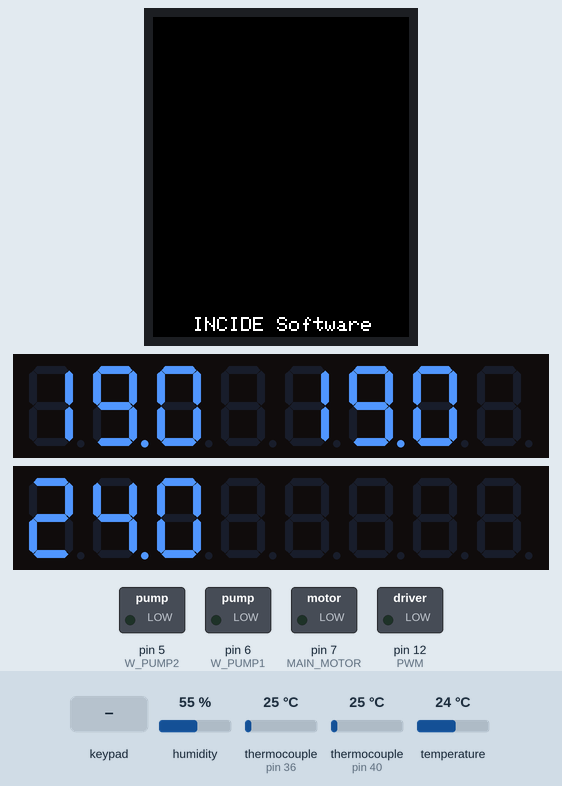
This sketch was run on a simulated Arduino Mega 2560, built with avr-gcc and run on an emulated ATmega2560. On the bench: 128×160 colour display, 2 × 8-digit seven-segment display, switched loads named in the sketch (green lamp = pin HIGH). The test bench sets the inputs (shaded band); at power-on: temperature 24 °C, thermocouple (sensors on pin 36, pin 40) 25 °C, humidity 55 %.

Above: at 2.5 s.
2.6 s: key 'A' pressed
At 2.9 s:
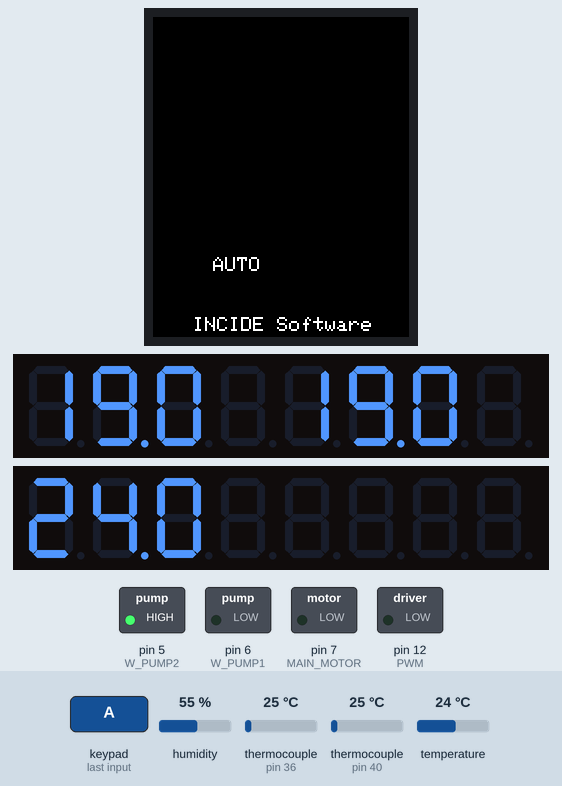
10.1 s: temperature set to 21 °C
At 15.6 s:
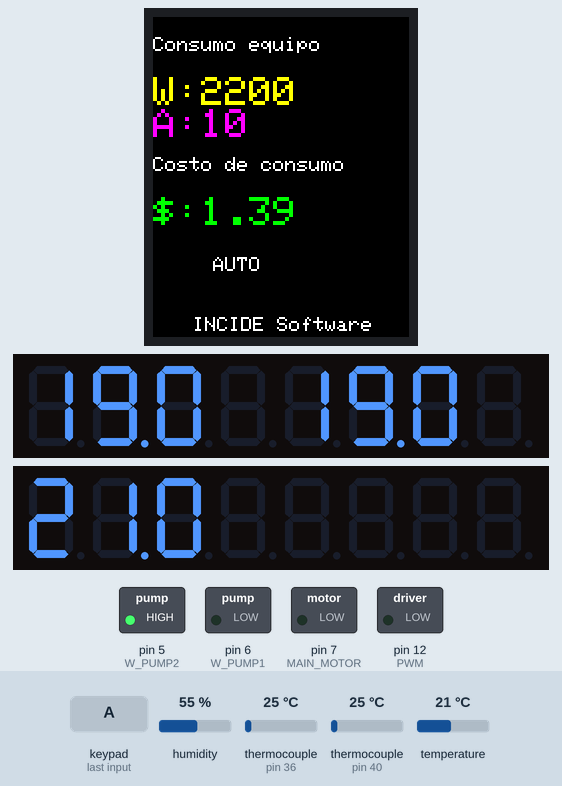
16.7 s: temperature set to 18 °C
At 20.2 s:
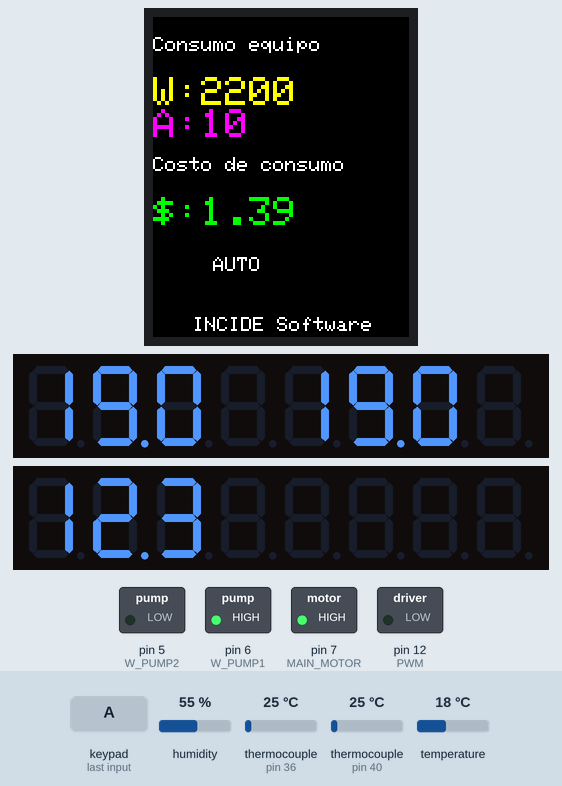
24.2 s: thermocouple (sensor on pin 36) set to 71 °C
At 25.5 s:
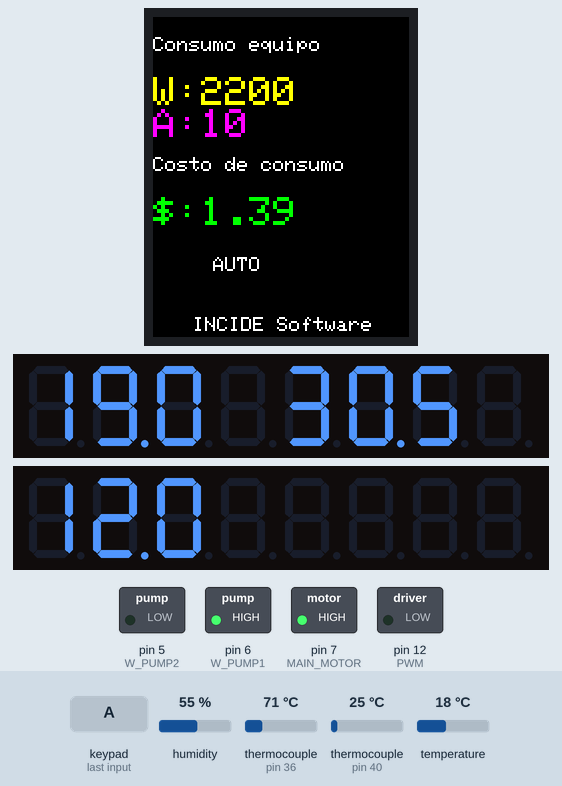
29.6 s: thermocouple (sensor on pin 36) set to 79 °C
At 32.8 s:
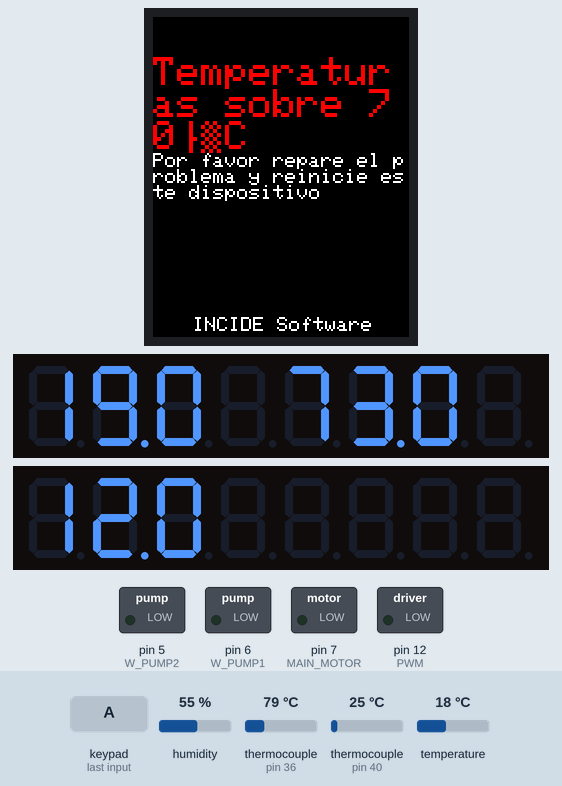
37.1 s: thermocouple (sensor on pin 40) set to 2 °C
At 39.5 s:
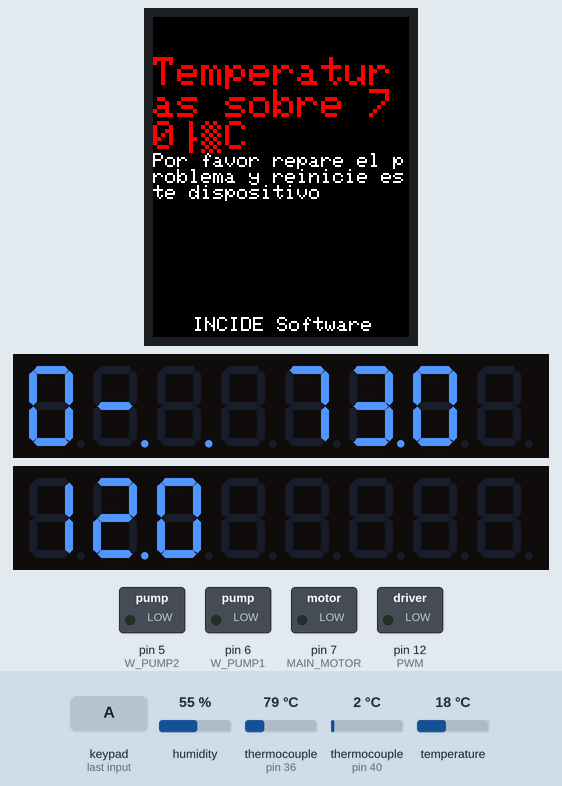
Timing chart, 0 to 92.1 s (numbered marks = the images above; inputs shaded):
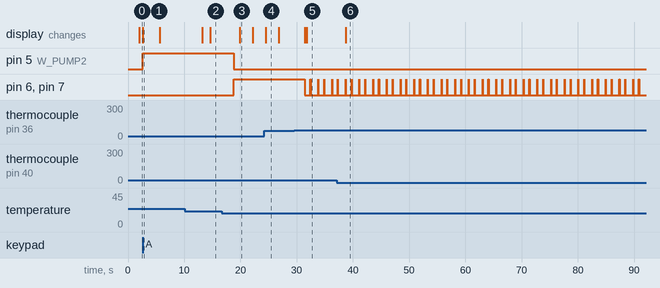

The sketch:

Vector-2_34.ino
```cpp
// Software de control para máquina de Vector
// Creado por Carlos Fiebig Cosmelli - cffiebigc@gmail.com

#include <Adafruit_GFX.h>
#include <Adafruit_ST7735.h>
#include <SPI.h>
#include <Keypad.h>
#include "max6675.h"
#include "LedControl.h"
#include "DHT.h"

#define TFT_CS      53  //10  // gris:      CS  53 (ss)
#define TFT_RST     48  //9   // amarillo:  RST 48
#define TFT_DC      49  //8   // verde:     A0  49
#define TFT_SCLK    52  //13  // lila:      SCK 52 (sck)
#define TFT_MOSI    51  //11  // azul:      SDA 51 (mosi)
#define MAIN_MOTOR  7       //digitalWrite(MAIN_MOTOR, HIGH);       Enciende motor principal
#define W_PUMP1     6       //digitalWrite(W_PUMP1, HIGH);          Enciende bomba de agua 1
#define W_PUMP2     5       //digitalWrite(W_PUMP2, HIGH);          Enciende bomba de agua 2
#define PWM         12      //analogWrite(PWM, 0); // Rango 0-255   PWM para control del variador de frecuencia
#define CURRENT     1
#define DHTPIN      8
#define DHTTYPE     DHT11

DHT dht(DHTPIN, DHTTYPE);

// display digitos en pines (2 CLK, 4 CS, 3 DIN , numero de dispositivos)
LedControl lc = LedControl(3, 2, 4, 2);

const byte ROWS = 4;
const byte COLS = 4;
char hexaKeys[ROWS][COLS] = {{'1', '2', '3', 'A'},{'4', '5', '6', 'B'},{'7', '8', '9', 'C'},{'*', '0', '#', 'D'}};
byte rowPins[ROWS] = {23, 24, 25, 26};
byte colPins[COLS] = {27, 28, 29, 30};

Adafruit_ST7735 tft = Adafruit_ST7735(TFT_CS,  TFT_DC, TFT_RST);
Keypad keypad = Keypad( makeKeymap(hexaKeys), rowPins, colPins, ROWS, COLS);

MAX6675 thermocoupleMotorE(41, 40, 39); // MAX6675 thermocouple1(thermoCLK, thermoCS1, thermoDO);
MAX6675 thermocoupleMotorS(37, 36, 35); // MAX6675 thermocoupleTermo(45, 44, 43); MAX6675 thermocouple4(33, 32, 31);

double tcMotorE, price, tcMotorS, Irms, tCasa = 0;
boolean showTemp, showPwr, setPrice, funcionando, motor, wp1, wp2 = false;
boolean calentar = true;
unsigned long refreshTime = 0;
double kwatt = 2.2;
double priceKWS = 162.19;
double prevTemp1, prevTemp2, prevTemp3 = 0;
double offset1, offset2, offset3 = 0;
boolean stabilize = false;

void setup(void) {
  initialSetup();
}

void loop() {
  // Pregunta de seguridad ¿las temperaturas se mantienen bajo los 70°C ?
  if(tcMotorS > 70 || tcMotorE > 70){
    turnOffEverything();
    resetScreen();
    alarmScreen();
  }
  // Modo automático
  if(funcionando){
    if(calentar && tCasa < 24){
      heatWater();
    } else if(!calentar && tCasa < 20) {
      calentar = true;
    } else {
      calentar = false;
      recirculate();
    }
  }
  //lee del teclado
  char customKey = keypad.getKey();
  // lee las temperaturas de las termocuplas cada 180ms y acumula para entregar dato normado
  if(millis() > refreshTime){
    readTemperatures();
    refreshTime = millis() + 180;
  }
  // muestra en pantalla las temperaturas y las refresca cada 2 segundos
  if (showTemp){
    setTemperature();
    refreshTime = millis() + 1000;
    showTemp = false;
  }
  // muestra pantalla de consumo eléctrico y refresca cada 2 segundos
  if (millis() > refreshTime) {
    deleteIRMS();
    writeIRMS();
    refreshTime = millis() + 2000;
  }
  // pregunta de seguridad en el refresco, asegura que la tasa de refresco no sobrepase los 2,5 segundos
  if (refreshTime > millis() + 2500) {
    refreshTime = 0;
  }
}
```

actions.ino
```cpp
void heatWater(){
  // Enciende Máquina para calentar agua y recirculación solo con termo
  motor = wp1 = true;
  wp2 = false;
  digitalWrite(MAIN_MOTOR, HIGH);
  digitalWrite(W_PUMP1, HIGH);
  // Apaga recirculación CASA
  digitalWrite(W_PUMP2, LOW);
  if (stabilize){
    double sum1 = thermocoupleMotorE.readCelsius()-6;
    double sum2 = thermocoupleMotorS.readCelsius()-6;
    double sum3 = tCasa = dht.readTemperature();
    offset1 = prevTemp1 - sum1;
    offset2 = prevTemp2 - sum2;
    offset3 = prevTemp3 - sum3;
    stabilize = false;
  }
}

void recirculate(){
  // Apaga Máquina para calentar agua y recircula a Casa
  motor = wp1 = false;
  wp2 = true;
  digitalWrite(MAIN_MOTOR, LOW);
  digitalWrite(W_PUMP1, LOW);
  // Apaga recirculación CASA
  digitalWrite(W_PUMP2, HIGH);
}

void turnOffEverything(){
  motor = wp1 = wp2 = false;
  digitalWrite(MAIN_MOTOR, LOW);
  digitalWrite(W_PUMP1, LOW);
  digitalWrite(W_PUMP2, LOW);
}

void initialSetup(){
  dht.begin();
  pinMode(MAIN_MOTOR, OUTPUT);
  pinMode(W_PUMP1, OUTPUT);
  pinMode(W_PUMP2, OUTPUT);
  pinMode(PWM, OUTPUT);
  keypad.addEventListener(keypadEvent);
  tft.initR(INITR_BLACKTAB);  // Fill black
  resetScreen(); // pantalla a negro con letras de incide en el final
  lc.shutdown(0, false);
  lc.setIntensity(0, 15); // Set brightness level (0 is min, 15 is max)
  lc.clearDisplay(0);
  lc.shutdown(1, false);
  lc.setIntensity(1, 15);
  lc.clearDisplay(1);
  delay(500);
}
```

displayTFT.ino
```cpp
// Software de control para máquina de Vector
// Creado por Carlos Fiebig Cosmelli - cffiebigc@gmail.com

void resetScreen() {
  tft.fillScreen(ST7735_BLACK);
  tft.setTextColor(ST7735_WHITE);
  tft.setCursor(20, 150);
  tft.setTextSize(0);
  tft.print("INCIDE Software");
  tft.setTextSize(1);
  tft.setCursor(0, 10);
}

void alarmScreen() {
  tft.setTextColor(ST7735_RED);
  tft.setCursor(0, 20);
  tft.setTextSize(2);
  tft.println("Temperaturas sobre 70°C");
  tft.setTextSize(1);
  tft.setTextColor(ST7735_WHITE);
  tft.print("Por favor repare el problema y reinicie este dispositivo");
}

void writeMotorStatus(){
  if(motor){
    tft.drawChar(100, 10, 'M', ST7735_WHITE, ST7735_BLACK, 2);
  }
  else{
    tft.drawChar(100, 10, 'M', ST7735_BLACK, ST7735_BLACK, 2);
  }
}

void writeWP1Status(){
  if(wp1){
    tft.drawChar(100, 20, '1', ST7735_WHITE, ST7735_BLACK, 2);
  }
  else{
    tft.drawChar(100, 20, '1', ST7735_BLACK, ST7735_BLACK, 2);
  }
}

void writeWP2Status(){
  if(wp2){
    tft.drawChar(100, 30, '2', ST7735_WHITE, ST7735_BLACK, 2);
  }
  else{
    tft.drawChar(100, 30, '2', ST7735_BLACK, ST7735_BLACK, 2);
  }
}

void printStatus(){
  if(funcionando){
    tft.setCursor(30, 120);
    tft.setTextColor(ST7735_WHITE);
    tft.print("AUTO");
  }
  else{
    tft.setCursor(30, 120);
    tft.setTextColor(ST7735_BLACK);
    tft.print("AUTO");
  }
}
```

irms.ino
```cpp
// Software de control para máquina de Vector
// Creado por Carlos Fiebig Cosmelli - cffiebigc@gmail.com

void writeIRMS() {
  if (showPwr)
    price = 162.19*2.2/3600*(millis()/1000);
  tft.setCursor(0, 10);
  tft.setTextSize(1);
  tft.setTextColor(ST7735_WHITE);
  tft.print("Consumo equipo");
  tft.setCursor(0, 30);
  tft.setTextSize(2);
  tft.setTextColor(ST7735_YELLOW);
  tft.print("W:");
  tft.println("2200"); // Apparent power W
  tft.setTextColor(ST7735_MAGENTA);
  tft.print("A:");
  tft.print("10"); // A
  tft.setCursor(0, 70);
  tft.setTextSize(1);
  tft.setTextColor(ST7735_WHITE);
  tft.print("Costo de consumo");
  tft.setCursor(0, 90);
  tft.setTextSize(2);
  tft.setTextColor(ST7735_GREEN);
  tft.print("$:");
  tft.print(price);
}

void deleteIRMS() {
  tft.fillRect(20, 85 , 100, 25, ST7735_BLACK);
}
```

temperature.ino
```cpp
// Software de control para máquina de Vector
// Creado por Carlos Fiebig Cosmelli - cffiebigc@gmail.com
int counter = 1;
double sum1, sum2, sum3 = 0;
int prom = 8;

void readTemperatures(){
  sum1 += thermocoupleMotorE.readCelsius()-6;
  sum2 += thermocoupleMotorS.readCelsius()-6;
  sum3 += tCasa = dht.readTemperature();
  if (counter == prom){
    tcMotorE = (sum1/prom) - offset1;
    tcMotorS = (sum2/prom) - offset2;
    tCasa = (sum3/prom) - offset3;
    counter = 0;
    sum1 = sum2 = sum3 = 0;
    showTemp = true;
  }
  counter++;
}

void setTemperature() {
  String str;
  // Arriba a la IZQ
  char res2[5];
  str = String(tcMotorE);
  str.toCharArray(res2, 5);
  if(tcMotorE < 10){
    lc.setChar(0,7,0, false);
    lc.setChar(0,6,res2[0], true);
    lc.setChar(0,5,res2[2], false);
  }
  else {
    lc.setChar(0,7,res2[0], false);
    lc.setChar(0,6,res2[1], true);
    lc.setChar(0,5,res2[3], false);
  }

  // Arriba a la DER
  char res1[5];
  str = String(tcMotorS);
  str.toCharArray(res1, 5);
  if(tcMotorS < 10){
    lc.setChar(0,3,0, false);
    lc.setChar(0,2,res1[0], true);
    lc.setChar(0,1,res1[2], false);
  }else {
    lc.setChar(0,3,res1[0], false);
    lc.setChar(0,2,res1[1], true);
    lc.setChar(0,1,res1[3], false);
  }

  // Abajo a la IZQ
  char res4[5];
  str = String(tCasa);
  str.toCharArray(res4, 5);
  if(tCasa < 10) {
    lc.setChar(1,7,0, false);
    lc.setChar(1,6,res4[0], true);
    lc.setChar(1,5,res4[2], false);
  }
  else {
    lc.setChar(1,7,res4[0], false);
    lc.setChar(1,6,res4[1], true);
    lc.setChar(1,5,res4[3], false);
  }
}
```

keypad.ino
```cpp
// Software de control para máquina de Vector
// Creado por Carlos Fiebig Cosmelli - cffiebigc@gmail.com

void keypadEvent(KeypadEvent key) {
  switch (keypad.getState()) {
    case PRESSED:
      switch(key){
        case 'A':
          prevTemp1 = tcMotorE;
          prevTemp2 = tcMotorS;
          prevTemp3 = tCasa;
          showPwr = !showPwr;
          funcionando = !funcionando;
          if (funcionando){
            stabilize = true;
          }
          else {
            offset1 = offset2 = offset3 = 0;
          }
          printStatus();
          break;
        case 'B':
          if(!funcionando){
            heatWater();
            writeMotorStatus();
            writeWP1Status();
          }
          break;
        case 'C':
          if(!funcionando){
            turnOffEverything();
            writeMotorStatus();
            writeWP1Status();
          }
          break;
        case 'D':
          if(!funcionando){
            wp2 = !wp2;
            if(wp2)
              digitalWrite(W_PUMP2, HIGH);
            else
              digitalWrite(W_PUMP2, LOW);
            writeWP2Status();
          }
          break;
        case '#':
          break;
        case '*':
          break;
        break;
      }
    case RELEASED:
      if (key == '*') {
      }
      break;

    case HOLD:
      if (key == '*') {
      }
      break;
  }
}
```

Measured:
- the behaviour switches between 20 and 19 °C on temperature (found by bisection; images 2 and 3)
- the behaviour switches between 76 and 77 °C on thermocouple (sensor on pin 36) (found by bisection; images 4 and 5)
- after the input at 2.6 s, pin 5 (W_PUMP2): LOW → HIGH at once; the display: changes at once (image 1)
- after the input at 10.1 s, the display: first changes after 3.1 s (image 2 shows a later state)
- after the input at 16.7 s, pin 5 (W_PUMP2): HIGH → LOW after 2.1 s; pin 6 (W_PUMP1), pin 7 (MAIN_MOTOR): LOW → HIGH after 2.1 s; the display: changes after 3.2 s (image 3)
- after the input at 24.2 s, the display: changes after 0.30 s (image 4)
- after the input at 29.6 s, the display: first changes after 1.8 s (image 5 shows a later state)
- after the input at 37.1 s, the display: changes after 1.6 s (image 6)
